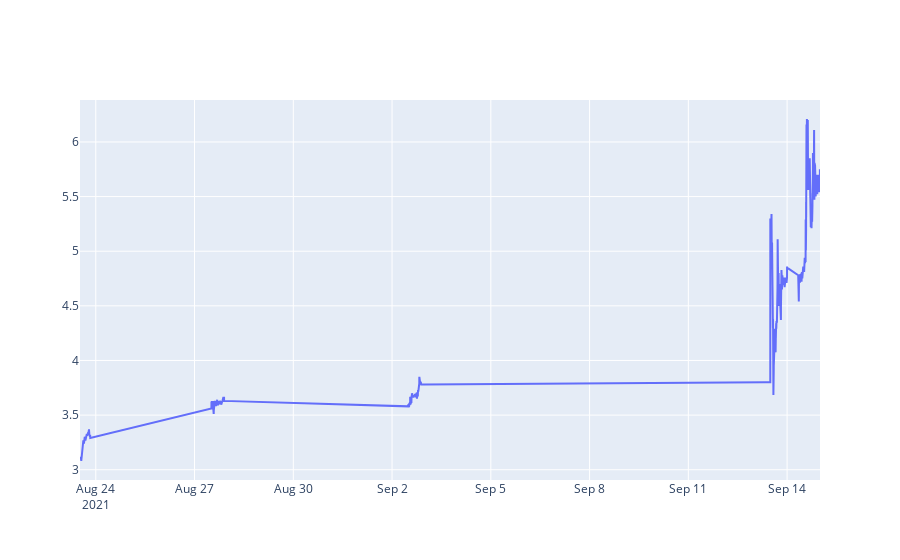

Write notebook code for a chart like this one.
### Markdown cell above
Посмотрим на поведение цены акции.

### Code cell
fig = go.Figure(data=go.Scatter(x = sample['newtime'], y = sample['close']))
fig.show()

### Figure 1 — Plotly figure (JSON) as saved in the notebook; plotly's stock layout.template omitted (floating-point values rounded to 4 significant figures; data arrays with more than 128 entries replaced by an {"elided": "..."} marker saying what was removed)
{"data": [{"type": "scatter", "x": {"elided": "3699 str values"}, "y": {"elided": "3699 float values"}}], "layout": {}}
